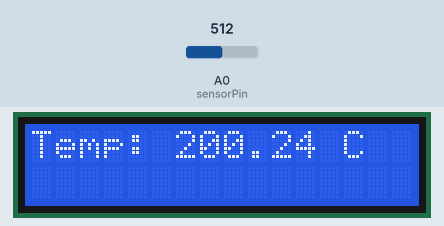
This sketch was run on a simulated Arduino Uno, built with avr-gcc and run on an emulated ATmega328P. Shown: 16×2 character LCD. The test bench sets the inputs (shaded band); at power-on: A0 (sensorPin) = 512.

Above: at 2.2 s.
2.3 s: A0 (sensorPin) set to 716
At 4.2 s:
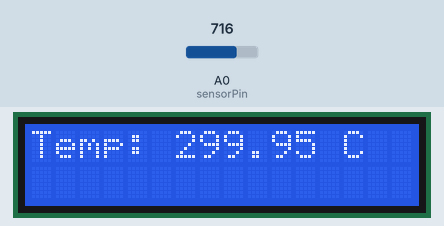
4.5 s: A0 (sensorPin) set to 900
At 6.0 s:
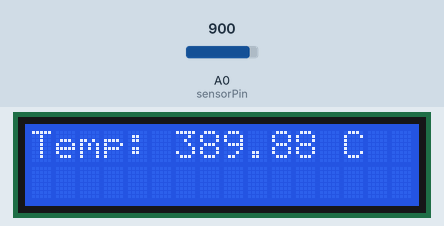
6.5 s: A0 (sensorPin) set to 1023
At 7.9 s:
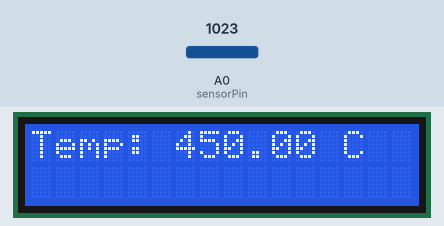
Timing chart, 0 to 9.5 s (numbered marks = the images above; inputs shaded):
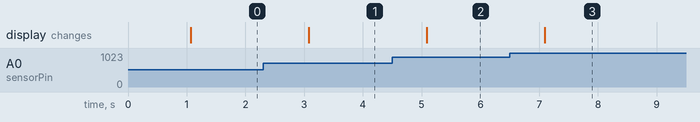

Measured:
- after the input at 2.3 s, the display: changes after 0.78 s (image 1)
- after the input at 4.5 s, the display: changes after 0.59 s (image 2)
- after the input at 6.5 s, the display: changes after 0.60 s (image 3)

The sketch:

Task_1.ino
```cpp
#include <LiquidCrystal.h>

// Create LCD object: RS, E, D4, D5, D6, D7
LiquidCrystal lcd(12, 11, 5, 4, 3, 2);

const int sensorPin = A0;
float voltage, temperatureC;

void setup() {
  lcd.begin(16, 2);
  lcd.print("TMP35 Temp:");
  delay(1000);
}

void loop() {
  int sensorValue = analogRead(sensorPin);

  // Convert ADC reading (0–1023) to voltage (0–5V)
  voltage = sensorValue * (5.0 / 1023.0);

  // Convert voltage to temperature (TMP35 formula)
  temperatureC = (voltage - 0.5) * 100.0;  // °C

  lcd.clear();
  lcd.setCursor(0, 0);
  lcd.print("Temp: ");
  lcd.print(temperatureC);
  lcd.print(" C");

  delay(1000);
}
```
